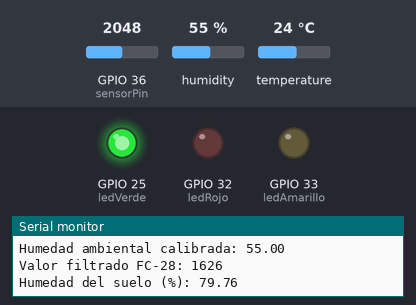
Recording of a sketch running on a simulated ESP32. Parts: output pins drawn as LEDs (lit = HIGH), the last lines printed to the serial monitor. Inputs (shaded band) come from the test bench; at power-on: GPIO 36 (sensorPin) = 2048, humidity 55 %, temperature 24 °C. Nothing arrives over Bluetooth unless stated.

Above: at 7.3 s.
7.4 s: GPIO 36 (sensorPin) set to 2866
At 9.7 s:
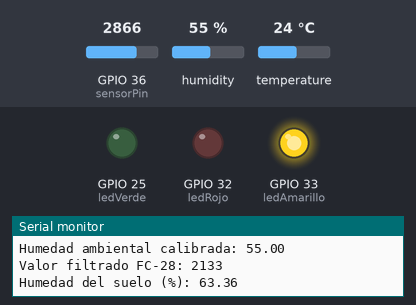
12.1 s: GPIO 36 (sensorPin) set to 2251
18.1 s: GPIO 36 (sensorPin) set to 2116
At 20.9 s:
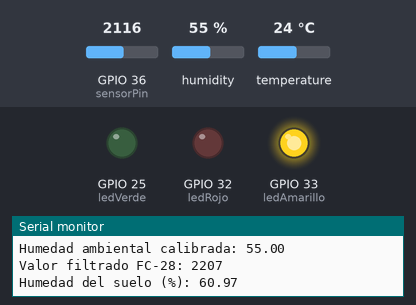
21.3 s: GPIO 36 (sensorPin) set to 1848
27.3 s: GPIO 36 (sensorPin) set to 1765
At 28.3 s:
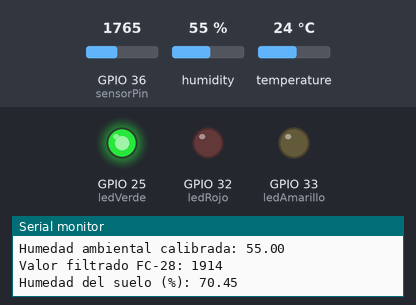
Timing chart, 0 to 30.3 s (numbered marks = the images above; inputs shaded):
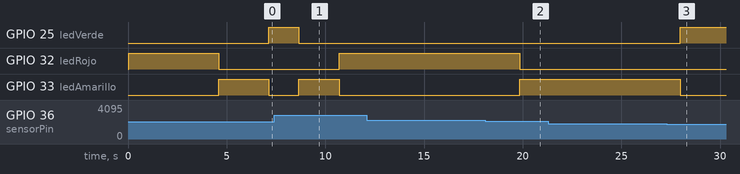

The sketch:

practica6.ino
```cpp
#include <BluetoothSerial.h>
#include "DHT.h"

#define DHTPIN 14
#define DHTTYPE DHT11

BluetoothSerial SerialBT;

const int sensorPin = 36; // Pin del sensor FC-28

// Pines de los LEDs
const int ledVerde = 25;
const int ledAmarillo = 33;
const int ledRojo = 32;

// Valores del sensor FC-28 calibrados
const int valorSeco = 4095;   // Sensor en seco
const int valorHumedo = 1000; // Sensor en agua

DHT dht(DHTPIN, DHTTYPE);

// Variables para suavizado exponencial
float valorFiltrado = 0;
const float alpha = 0.1; // Entre 0.01 y 0.3 según qué tan suave quieres el filtro

void setup() {
  Serial.begin(115200);
  SerialBT.begin("ESP-HUMEDAD");
  Serial.println("Esperando conexión Bluetooth...");

  dht.begin();

  pinMode(ledVerde, OUTPUT);
  pinMode(ledAmarillo, OUTPUT);
  pinMode(ledRojo, OUTPUT);
}

void loop() {
  if (!SerialBT.hasClient()) {
    Serial.println("Esperando conexión...");
    delay(1000);
    return;
  }

  // Lectura y ajuste del DHT11
  float h = dht.readHumidity();
  if (isnan(h)) {
    Serial.println("Error leyendo del DHT11");
    return;
  }
  h = constrain(h, 0.0, 100.0); // Asegura que esté entre 0 y 100

  Serial.print("Humedad ambiental calibrada: ");
  Serial.println(h);

  // Lectura del sensor FC-28 con suavizado exponencial
  int lecturaActual = analogRead(sensorPin);
  valorFiltrado = alpha * lecturaActual + (1 - alpha) * valorFiltrado;

  // Cálculo del porcentaje de humedad del suelo
  float humedadSuelo = ((float)(valorSeco - valorFiltrado) / (valorSeco - valorHumedo)) * 100.0;
  humedadSuelo = constrain(humedadSuelo, 0.0, 100.0);

  // Envío por Bluetooth
  SerialBT.print("*A");
  SerialBT.print(h);
  SerialBT.print("*");
  SerialBT.print("*H");
  SerialBT.print(humedadSuelo, 2);
  SerialBT.print("*");

  // Envío por monitor serial (opcional)
  Serial.print("Valor filtrado FC-28: ");
  Serial.println((int)valorFiltrado);
  Serial.print("Humedad del suelo (%): ");
  Serial.println(humedadSuelo, 2);

  // Semáforo según humedad del suelo
  if (humedadSuelo >= 0 && humedadSuelo <= 60) {
    digitalWrite(ledVerde, LOW);
    digitalWrite(ledAmarillo, LOW);
    digitalWrite(ledRojo, HIGH);
  } else if (humedadSuelo > 60 && humedadSuelo <= 70) {
    digitalWrite(ledVerde, LOW);
    digitalWrite(ledAmarillo, HIGH);
    digitalWrite(ledRojo, LOW);
  } else if (humedadSuelo > 70 && humedadSuelo <= 80) {
    digitalWrite(ledVerde, HIGH);
    digitalWrite(ledAmarillo, LOW);
    digitalWrite(ledRojo, LOW);
  } else if (humedadSuelo > 90 && humedadSuelo <= 100) {
    digitalWrite(ledVerde, LOW);
    digitalWrite(ledAmarillo, LOW);
    digitalWrite(ledRojo, HIGH);
  } else if (humedadSuelo > 80 && humedadSuelo <= 90) {
    digitalWrite(ledVerde, LOW);
    digitalWrite(ledAmarillo, HIGH);
    digitalWrite(ledRojo, LOW);
  }

  delay(500);
}
```

Measured:
- the behaviour switches between 1819 and 1818 on GPIO 36 (sensorPin) (found by bisection; images 2 and 3)
- after the input at 7.4 s, GPIO 25 (ledVerde): HIGH → LOW after 1.3 s; GPIO 32 (ledRojo): LOW → HIGH after 3.3 s; GPIO 33 (ledAmarillo): LOW → HIGH after 1.3 s, → LOW 2.0 s later
- after the input at 18.1 s, GPIO 32 (ledRojo): HIGH → LOW after 1.7 s; GPIO 33 (ledAmarillo): LOW → HIGH after 1.7 s
- after the input at 27.3 s, GPIO 25 (ledVerde): LOW → HIGH after 0.67 s instead of 1.2 s; GPIO 33 (ledAmarillo): HIGH → LOW after 0.67 s instead of 1.2 s
